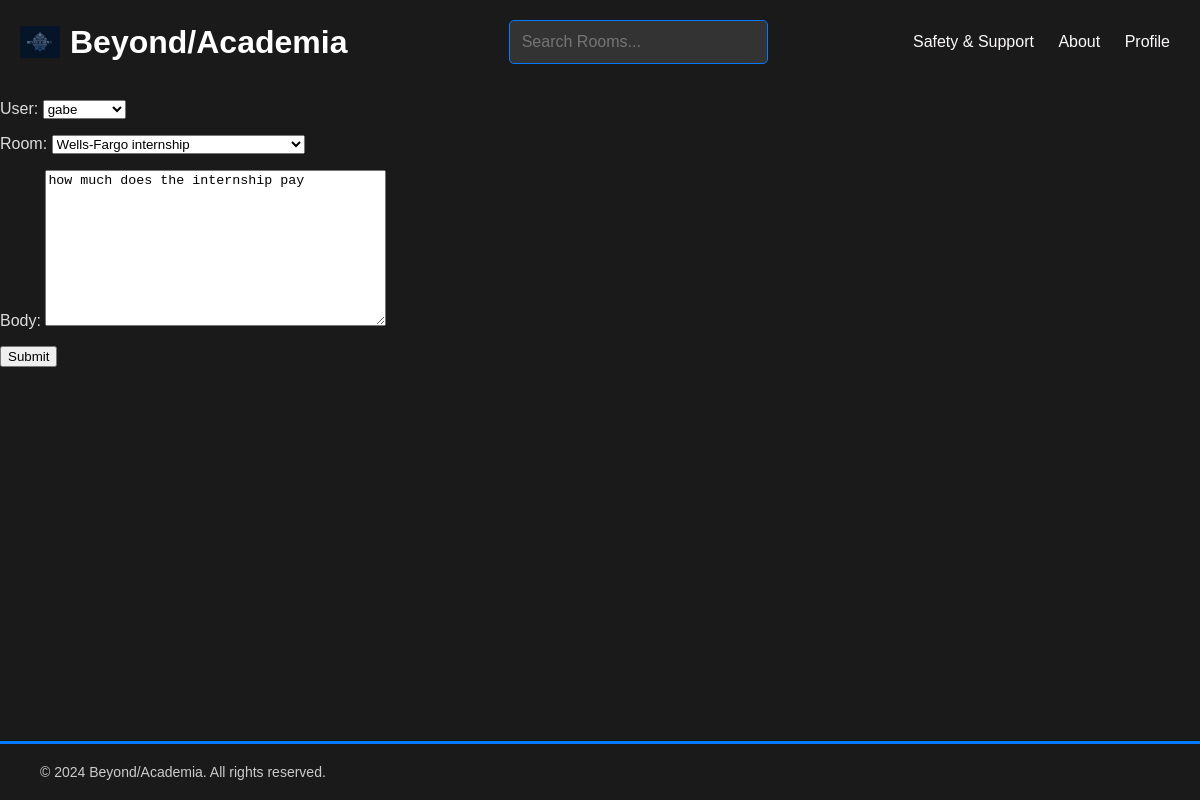
The app's page /update-message/20/ (signed in) with its own data.
### base/models.py (models this page shows, shortened)
class Message(models.Model):
    user = models.ForeignKey(User, on_delete=models.CASCADE)
    room = models.ForeignKey(Room, on_delete=models.CASCADE)
    body = models.TextField()
    updated = models.DateTimeField(auto_now=True)
    created = models.DateTimeField(auto_now_add=True)
    class Meta:
        ordering = ['-updated','created']

### base/views.py (the view)
# urls.py: path('update-message/<str:pk>/', views.updateMessage, name="update-message"),
@login_required(login_url='login')
def updateMessage(request,pk):
    message = Message.objects.get(id=pk)
    form = MessageForm(instance=message)
    if request.user != message.user:
        return HttpResponse('Must have created the post to edit ')
    if request.method == 'POST':
        form = MessageForm(request.POST,instance=message)
        if form.is_valid():
            form.save()
            return redirect('room', pk=message.room.id)
    context = {'form': form}
    return render(request,'base/message_form.html',context)

### base/forms.py
class MessageForm(ModelForm):
    class Meta:
        model = Message
        fields = '__all__'

### base/models.py (called while the page is built)
    def __str__(self):
        return self.name

### base/templates/base/message_form.html (shortened to what this page needs)
{% extends 'main.html' %}
{% block content %}
<div>
    <form method="POST" action="">
        {{ form.as_p }}
        <input type="submit" value="Submit" />
    </form>
</div>
{% endblock content %}

### static/css/main.css (style rules this page uses)
body { background-color:#1a1a1a; font-family: Arial, sans-serif; margin: 0; padding: 0; color: #007BFF; align-items: center; }
label { font-size: 1rem; color: #ddd; margin-bottom: 5px; text-align: left; }

### records on screen
Message: user "gabe", room "Wells-Fargo internship", body "how much does the internship pay"
